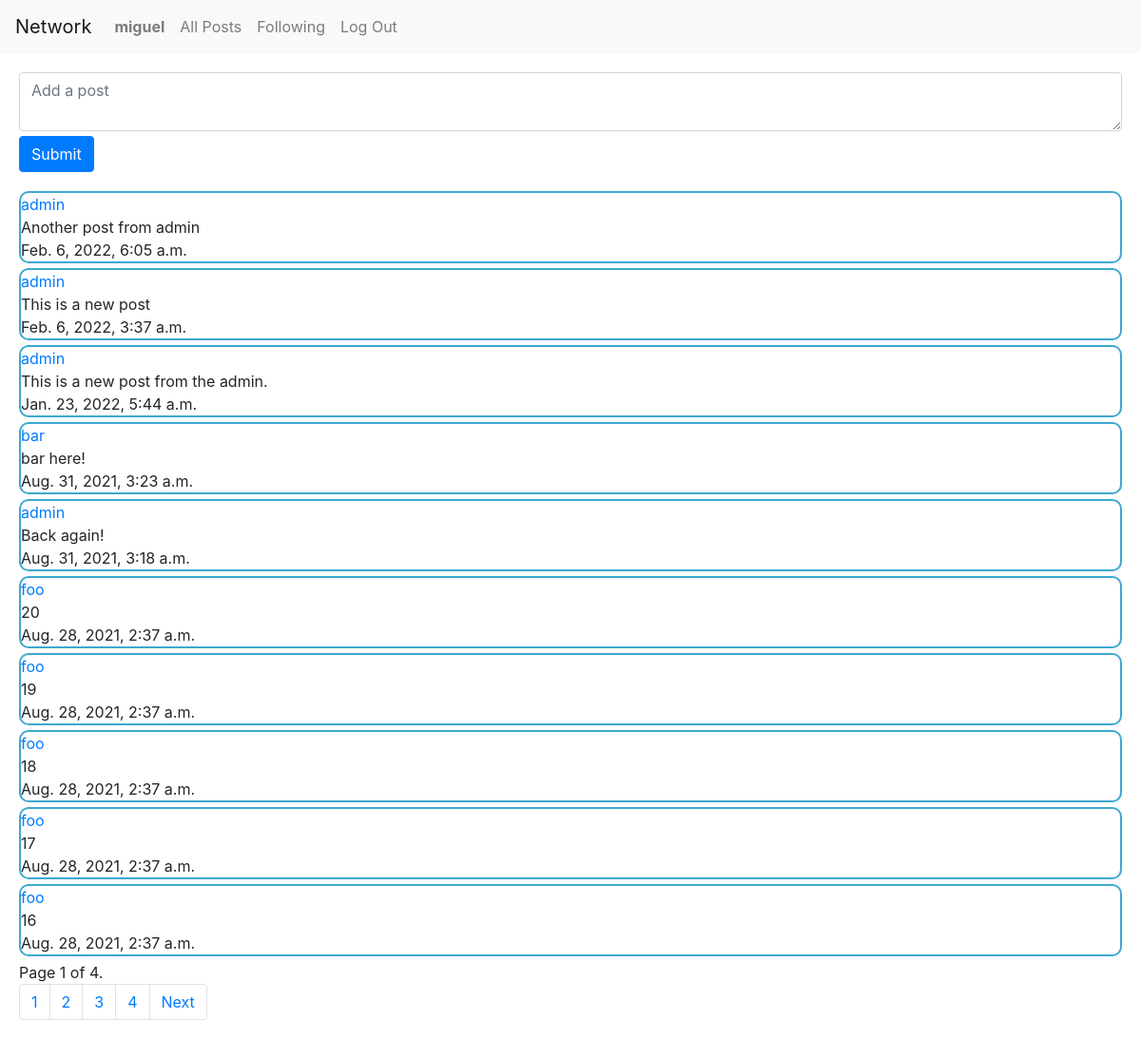
Page / (signed in) on the committed database.
### network/models.py (models this page shows, shortened)
class User(AbstractUser):
    followers = models.ManyToManyField("self", blank=True, symmetrical=False, related_name="follower_users") #symmetrical=False to break the one on one relation
    following = models.ManyToManyField("self", blank=True, symmetrical=False, related_name="following_users") #probably it would be better to use an intermediary model

class Post(models.Model):
    user = models.ForeignKey(User, on_delete=CASCADE, related_name="user_posts", null=False)
    content = models.CharField(max_length = 100)
    timestamp = models.DateTimeField(auto_now_add=True, editable=True)
    likes = models.ManyToManyField(User, blank=True, null=True, related_name="post_likers")

### network/views.py (the view)
# urls.py: path("", views.index, name="index"),
def index(request):
    posts = Post.objects.all()
    posts= posts.order_by("-timestamp").all()
    paginator = Paginator(posts, 10)
    page_number = request.GET.get('page')
    page_obj = paginator.get_page(page_number)
    return render(request, "network/index.html", {
        "form":PostForm(),
        "page_obj":page_obj,
    })

### network/views.py
class PostForm(ModelForm):
    class Meta:
        model = Post
        fields = ['content']
        widgets = {
            'content': Textarea(attrs={'class':'form-control', 'placeholder':'Add a post', 'rows':2})
        }
        labels = {
            'content':''
        }

### network/templates/network/index.html (shortened to what this page needs)
{% extends "network/layout.html" %}
{% load static %}
{% block body %}
    <div>
        {% if user.is_authenticated %}
            <form action="{% url 'post' %}" method="POST">
                    {{form}}
                <button type="submit" class="btn btn-primary" style="margin-top: 5px;">Submit</button>
            </form>
        {% endif %}
    </div>
{% endblock %}

### network/templates/network/layout.html (shortened to what this page needs)
{% load static %}
<!DOCTYPE html>
<html lang="en">
    <head>
        <link rel="stylesheet" href="https://stackpath.bootstrapcdn.com/bootstrap/4.4.1/css/bootstrap.min.css">
        <link href="{% static 'network/styles.css' %}" rel="stylesheet">
    </head>
    <body>
        <nav class="navbar navbar-expand-lg navbar-light bg-light">
            <a class="navbar-brand" href="#">Network</a>
            <div>
              <ul class="navbar-nav mr-auto">
                {% if user.is_authenticated %}
                    <li class="nav-item">
                        <a class="nav-link" id="user-page" href="{% url 'userPage' user.username%}"><strong>{{ user.username }}</strong></a>
                    </li>
                {% endif %}
                <li class="nav-item">
                  <a class="nav-link"  id="all-posts" href="{% url 'index' %}">All Posts</a>
                </li>
                {% if user.is_authenticated %}
                    <li class="nav-item">
                        <a class="nav-link" href="{% url 'followingView' %}">Following</a>
                    </li>
                    <li class="nav-item">
                        <a class="nav-link" href="{% url 'logout' %}">Log Out</a>
                    </li>
                {% endif %}
              </ul>
            </div>
          </nav>
        <div class="body">
            {% block body %}
            {% endblock %}
            <div class="posts-view">
                {% for post in page_obj %}
                    <div class="post">
                        <a href="{% url 'userPage' post.user.username %}">{{post.user}}</a>
                        <br>
                        {{post.content}}
                        <br>
                        {{post.timestamp}}
                    </div>
                {% endfor %}
            </div>
            <div class="pagination">
                <span class="step-links">
                    <span class="current">
                        Page {{ page_obj.number }} of {{ page_obj.paginator.num_pages }}.
                    </span>
                </span>
            </div>
            <nav aria-label="Page navigation example">
                <ul class="pagination">
                    {% for x in page_obj.paginator.page_range %}
                        <li class="page-item"><a class="page-link" href="?page={{x}}">{{x}}</a></li>
                    {% endfor %}
                    {% if page_obj.has_next %}
                        <li class="page-item"><a class="page-link" href="?page={{ page_obj.next_page_number }}">Next</a></li>
                    {% endif %}
                </ul>
            </nav>
        </div>
    </body>
</html>

### network/static/network/styles.css (style rules this page uses)
.body { margin: 20px; }
.posts-view { margin-top: 20px; }
.post { border: solid 2px rgba(14, 145, 197, 0.801); margin-top: 5px; margin-bottom: 5px; border-radius: 10px; }

### rows in the picture
User: username "miguel"
Post: user "admin", content "Another post from admin", timestamp "Feb. 6, 2022, 6:05 a.m."
Post: user "admin", content "This is a new post", timestamp "Feb. 6, 2022, 3:37 a.m."
Post: user "admin", content "This is a new post from the admin.", timestamp "Jan. 23, 2022, 5:44 a.m."
Post: user "bar", content "bar here!", timestamp "Aug. 31, 2021, 3:23 a.m."
Post: user "admin", content "Back again!", timestamp "Aug. 31, 2021, 3:18 a.m."
Post: user "foo", content "20", timestamp "Aug. 28, 2021, 2:37 a.m."
Post: user "foo", content "19", timestamp "Aug. 28, 2021, 2:37 a.m."
Post: user "foo", content "18", timestamp "Aug. 28, 2021, 2:37 a.m."
Post: user "foo", content "17", timestamp "Aug. 28, 2021, 2:37 a.m."
Post: user "foo", content "16", timestamp "Aug. 28, 2021, 2:37 a.m."

### other values in the picture
{{ page_obj.number }} "1"
{{ page_obj.paginator.num_pages }} "4"
{{ x }} "1" "2" "3" "4"
